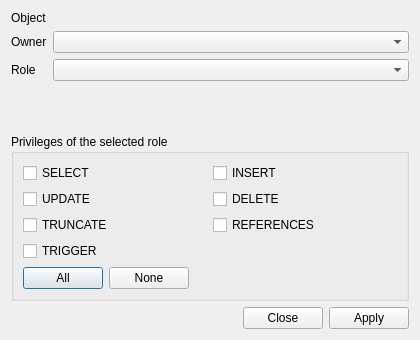
<?xml version="1.0" encoding="UTF-8"?>
<ui version="4.0">
 <class>privileges_dialog</class>
 <widget class="QDialog" name="privileges_dialog">
  <property name="geometry">
   <rect>
    <x>0</x>
    <y>0</y>
    <width>420</width>
    <height>340</height>
   </rect>
  </property>
  <property name="windowTitle">
   <string>PostGIS Toolbox - Privileges</string>
  </property>
  <property name="modal">
   <bool>true</bool>
  </property>
  <layout class="QVBoxLayout" name="verticalLayout">
   <item>
    <layout class="QFormLayout" name="form_layout">
     <item row="0" column="0">
      <widget class="QLabel" name="object_label">
       <property name="text">
        <string>Object</string>
       </property>
      </widget>
     </item>
     <item row="0" column="1">
      <widget class="QLabel" name="object_name_label">
       <property name="text">
        <string notr="true"/>
       </property>
      </widget>
     </item>
     <item row="1" column="0">
      <widget class="QLabel" name="owner_label">
       <property name="text">
        <string>Owner</string>
       </property>
      </widget>
     </item>
     <item row="1" column="1">
      <widget class="QComboBox" name="owner_cbbx"/>
     </item>
     <item row="2" column="0">
      <widget class="QLabel" name="role_label">
       <property name="text">
        <string>Role</string>
       </property>
      </widget>
     </item>
     <item row="2" column="1">
      <widget class="QComboBox" name="role_cbbx"/>
     </item>
    </layout>
   </item>
   <item>
    <widget class="QGroupBox" name="privileges_groupbox">
     <property name="title">
      <string>Privileges of the selected role</string>
     </property>
     <layout class="QGridLayout" name="privileges_layout">
      <item row="0" column="0">
       <widget class="QCheckBox" name="select_chkbox">
        <property name="text">
         <string notr="true">SELECT</string>
        </property>
       </widget>
      </item>
      <item row="0" column="1">
       <widget class="QCheckBox" name="insert_chkbox">
        <property name="text">
         <string notr="true">INSERT</string>
        </property>
       </widget>
      </item>
      <item row="1" column="0">
       <widget class="QCheckBox" name="update_chkbox">
        <property name="text">
         <string notr="true">UPDATE</string>
        </property>
       </widget>
      </item>
      <item row="1" column="1">
       <widget class="QCheckBox" name="delete_chkbox">
        <property name="text">
         <string notr="true">DELETE</string>
        </property>
       </widget>
      </item>
      <item row="2" column="0">
       <widget class="QCheckBox" name="truncate_chkbox">
        <property name="text">
         <string notr="true">TRUNCATE</string>
        </property>
       </widget>
      </item>
      <item row="2" column="1">
       <widget class="QCheckBox" name="references_chkbox">
        <property name="text">
         <string notr="true">REFERENCES</string>
        </property>
       </widget>
      </item>
      <item row="3" column="0">
       <widget class="QCheckBox" name="trigger_chkbox">
        <property name="text">
         <string notr="true">TRIGGER</string>
        </property>
       </widget>
      </item>
      <item row="4" column="0" colspan="2">
       <layout class="QHBoxLayout" name="all_layout">
        <item>
         <widget class="QPushButton" name="all_btn">
          <property name="text">
           <string>All</string>
          </property>
         </widget>
        </item>
        <item>
         <widget class="QPushButton" name="none_btn">
          <property name="text">
           <string>None</string>
          </property>
         </widget>
        </item>
        <item>
         <spacer name="all_spacer">
          <property name="orientation">
           <enum>Qt::Horizontal</enum>
          </property>
          <property name="sizeHint" stdset="0">
           <size>
            <width>0</width>
            <height>0</height>
           </size>
          </property>
         </spacer>
        </item>
       </layout>
      </item>
     </layout>
    </widget>
   </item>
   <item>
    <widget class="QDialogButtonBox" name="button_box">
     <property name="standardButtons">
      <set>QDialogButtonBox::Apply|QDialogButtonBox::Close</set>
     </property>
    </widget>
   </item>
  </layout>
 </widget>
 <resources/>
 <connections>
  <connection>
   <sender>button_box</sender>
   <signal>rejected()</signal>
   <receiver>privileges_dialog</receiver>
   <slot>reject()</slot>
  </connection>
 </connections>
</ui>
